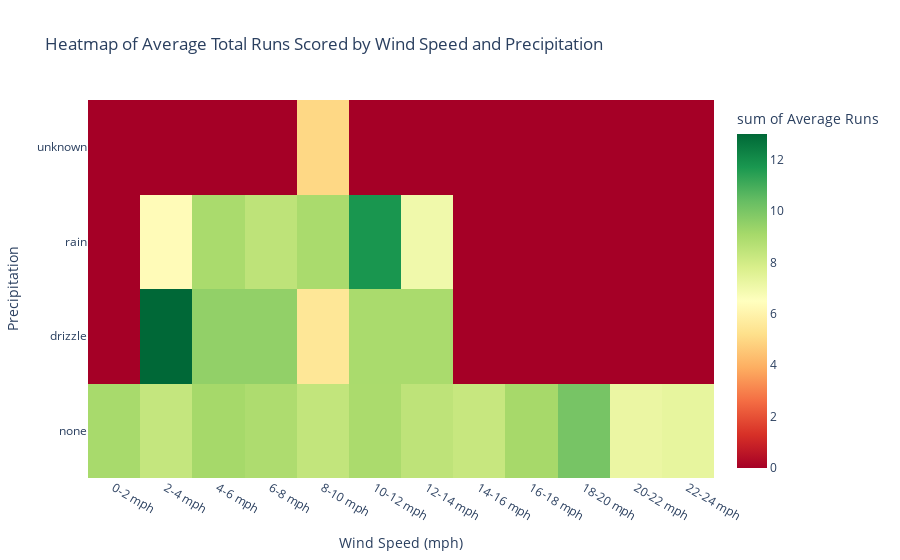

This figure's notebook cell:
### Markdown cell above
Now all that is left is to create the heatmap

### Code cell
# Calculating average total runs for each wind-precipitation combination
heatmap_data = weather_relevant.groupby(['wind_bin', 'precip'])['total runs'].mean().reset_index()
heatmap_data.columns = ['Wind Speed (mph)', 'Precipitation', 'Average Runs']

# Creating an order for the precipitation that is most logical
precip_order = ['unknown', 'rain', 'drizzle', 'none']

# Creating the interactive heatmap
fig = px.density_heatmap(
    heatmap_data, 
    x='Wind Speed (mph)', 
    y='Precipitation', 
    z='Average Runs', 
    color_continuous_scale='RdYlGn',
    title='Heatmap of Average Total Runs Scored by Wind Speed and Precipitation',
    category_orders={"Precipitation": precip_order}
)

fig.show()

### Figure 1 — Plotly figure (JSON) as saved in the notebook; plotly's stock layout.template omitted (floating-point values rounded to 4 significant figures)
{"data": [{"coloraxis": "coloraxis", "histfunc": "sum", "hovertemplate": "Wind Speed (mph)=%{x}<br>Precipitation=%{y}<br>sum of Average Runs=%{z}<extra></extra>", "name": "", "type": "histogram2d", "x": ["0-2 mph", "0-2 mph", "0-2 mph", "0-2 mph", "2-4 mph", "2-4 mph", "2-4 mph", "2-4 mph", "4-6 mph", "4-6 mph", "4-6 mph", "4-6 mph", "6-8 mph", "6-8 mph", "6-8 mph", "6-8 mph", "8-10 mph", "8-10 mph", "8-10 mph", "8-10 mph", "10-12 mph", "10-12 mph", "10-12 mph", "10-12 mph", "12-14 mph", "12-14 mph", "12-14 mph", "12-14 mph", "14-16 mph", "14-16 mph", "14-16 mph", "14-16 mph", "16-18 mph", "16-18 mph", "16-18 mph", "16-18 mph", "18-20 mph", "18-20 mph", "18-20 mph", "18-20 mph", "20-22 mph", "20-22 mph", "20-22 mph", "20-22 mph", "22-24 mph", "22-24 mph", "22-24 mph", "22-24 mph"], "xaxis": "x", "xbingroup": "x", "y": ["drizzle", "none", "rain", "unknown", "drizzle", "none", "rain", "unknown", "drizzle", "none", "rain", "unknown", "drizzle", "none", "rain", "unknown", "drizzle", "none", "rain", "unknown", "drizzle", "none", "rain", "unknown", "drizzle", "none", "rain", "unknown", "drizzle", "none", "rain", "unknown", "drizzle", "none", "rain", "unknown", "drizzle", "none", "rain", "unknown", "drizzle", "none", "rain", "unknown", "drizzle", "none", "rain", "unknown"], "yaxis": "y", "ybingroup": "y", "z": [NaN, 9.039, NaN, NaN, 13.0, 8.326, 6.333, NaN, 9.5, 9.09, 9.0, NaN, 9.5, 8.898, 8.5, NaN, 5.5, 8.396, 9.0, 5.0, 9.0, 8.977, 11.75, NaN, 9.0, 8.493, 7.0, NaN, NaN, 8.255, NaN, NaN, NaN, 9.085, NaN, NaN, NaN, 10.05, NaN, NaN, NaN, 7.2, NaN, NaN, NaN, 7.333, NaN, NaN]}], "layout": {"coloraxis": {"colorbar": {"title": {"text": "sum of Average Runs"}}, "colorscale": [[0, "rgb(165,0,38)"], [0.1, "rgb(215,48,39)"], [0.2, "rgb(244,109,67)"], [0.3, "rgb(253,174,97)"], [0.4, "rgb(254,224,139)"], [0.5, "rgb(255,255,191)"], [0.6, "rgb(217,239,139)"], [0.7, "rgb(166,217,106)"], [0.8, "rgb(102,189,99)"], [0.9, "rgb(26,152,80)"], [1, "rgb(0,104,55)"]]}, "legend": {"tracegroupgap": 0}, "title": {"text": "Heatmap of Average Total Runs Scored by Wind Speed and Precipitation"}, "xaxis": {"anchor": "y", "domain": [0, 1], "title": {"text": "Wind Speed (mph)"}}, "yaxis": {"anchor": "x", "categoryarray": ["none", "drizzle", "rain", "unknown"], "categoryorder": "array", "domain": [0, 1], "title": {"text": "Precipitation"}}}}
